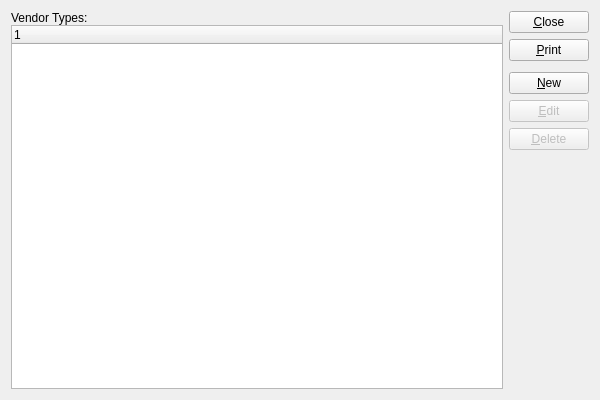
<?xml version="1.0" encoding="UTF-8"?>
<ui version="4.0">
 <comment>This file is part of the xTuple ERP: PostBooks Edition, a free and
open source Enterprise Resource Planning software suite,
Copyright (c) 1999-2011 by OpenMFG LLC, d/b/a xTuple.
It is licensed to you under the Common Public Attribution License
version 1.0, the full text of which (including xTuple-specific Exhibits)
is available at www.xtuple.com/CPAL.  By using this software, you agree
to be bound by its terms.</comment>
 <class>vendorTypes</class>
 <widget class="QWidget" name="vendorTypes">
  <property name="geometry">
   <rect>
    <x>0</x>
    <y>0</y>
    <width>600</width>
    <height>400</height>
   </rect>
  </property>
  <property name="windowTitle">
   <string>List Vendor Types</string>
  </property>
  <layout class="QGridLayout" name="gridLayout">
   <item row="0" column="0">
    <layout class="QVBoxLayout">
     <property name="spacing">
      <number>0</number>
     </property>
     <item>
      <widget class="QLabel" name="_vendtypeLit">
       <property name="text">
        <string>Vendor Types:</string>
       </property>
      </widget>
     </item>
     <item>
      <widget class="XTreeWidget" name="_vendtype"/>
     </item>
    </layout>
   </item>
   <item row="0" column="1">
    <layout class="QVBoxLayout" name="verticalLayout">
     <item>
      <widget class="QPushButton" name="_close">
       <property name="text">
        <string>&amp;Close</string>
       </property>
      </widget>
     </item>
     <item>
      <widget class="QPushButton" name="_print">
       <property name="text">
        <string>&amp;Print</string>
       </property>
      </widget>
     </item>
     <item>
      <spacer name="verticalSpacer">
       <property name="orientation">
        <enum>Qt::Vertical</enum>
       </property>
       <property name="sizeType">
        <enum>QSizePolicy::Preferred</enum>
       </property>
       <property name="sizeHint" stdset="0">
        <size>
         <width>20</width>
         <height>5</height>
        </size>
       </property>
      </spacer>
     </item>
     <item>
      <widget class="QPushButton" name="_new">
       <property name="text">
        <string>&amp;New</string>
       </property>
      </widget>
     </item>
     <item>
      <widget class="QPushButton" name="_edit">
       <property name="enabled">
        <bool>false</bool>
       </property>
       <property name="text">
        <string>&amp;Edit</string>
       </property>
      </widget>
     </item>
     <item>
      <widget class="QPushButton" name="_delete">
       <property name="enabled">
        <bool>false</bool>
       </property>
       <property name="text">
        <string>&amp;Delete</string>
       </property>
      </widget>
     </item>
     <item>
      <spacer name="Spacer13">
       <property name="orientation">
        <enum>Qt::Vertical</enum>
       </property>
       <property name="sizeType">
        <enum>QSizePolicy::Expanding</enum>
       </property>
       <property name="sizeHint" stdset="0">
        <size>
         <width>20</width>
         <height>20</height>
        </size>
       </property>
      </spacer>
     </item>
    </layout>
   </item>
  </layout>
 </widget>
 <layoutdefault spacing="6" margin="11"/>
 <pixmapfunction>qPixmapFromMimeSource</pixmapfunction>
 <customwidgets>
  <customwidget>
   <class>XTreeWidget</class>
   <extends>QTreeWidget</extends>
   <header>xtreewidget.h</header>
  </customwidget>
 </customwidgets>
 <tabstops>
  <tabstop>_vendtype</tabstop>
  <tabstop>_new</tabstop>
  <tabstop>_edit</tabstop>
  <tabstop>_delete</tabstop>
  <tabstop>_print</tabstop>
  <tabstop>_close</tabstop>
 </tabstops>
 <resources/>
 <connections>
  <connection>
   <sender>_close</sender>
   <signal>clicked()</signal>
   <receiver>vendorTypes</receiver>
   <slot>close()</slot>
   <hints>
    <hint type="sourcelabel">
     <x>20</x>
     <y>20</y>
    </hint>
    <hint type="destinationlabel">
     <x>20</x>
     <y>20</y>
    </hint>
   </hints>
  </connection>
 </connections>
</ui>
